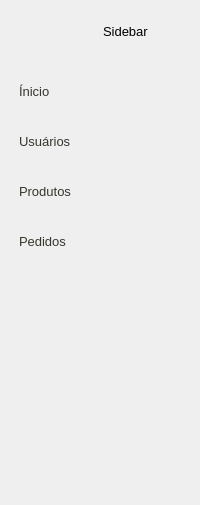
     <widget class="QWidget" name="sidebar_widget" native="true">
      <property name="maximumSize">
       <size>
        <width>200</width>
        <height>16777215</height>
       </size>
      </property>
      <property name="font">
       <font>
        <pointsize>10</pointsize>
       </font>
      </property>
      <property name="styleSheet">
       <string notr="true">QPushButton {
	text-align: left;
	color: #33372C;
	border: none;
	background-color: transparent;
	padding: 10px;
	border-radius: 5px;
}

QPushButton:checked {
	background-color: #F5FAFE;
	font-weight: bold;
}</string>
      </property>
      <layout class="QGridLayout" name="gridLayout_2">
       <property name="leftMargin">
        <number>9</number>
       </property>
       <property name="rightMargin">
        <number>9</number>
       </property>
       <property name="verticalSpacing">
        <number>20</number>
       </property>
       <item row="2" column="0">
        <spacer name="verticalSpacer_2">
         <property name="font">
          <font>
           <pointsize>10</pointsize>
          </font>
         </property>
         <property name="orientation">
          <enum>Qt::Orientation::Vertical</enum>
         </property>
         <property name="sizeHint" stdset="0">
          <size>
           <width>20</width>
           <height>233</height>
          </size>
         </property>
        </spacer>
       </item>
       <item row="0" column="0">
        <layout class="QHBoxLayout" name="horizontalLayout">
         <property name="spacing">
          <number>12</number>
         </property>
         <item>
          <spacer name="horizontalSpacer">
           <property name="font">
            <font>
             <pointsize>10</pointsize>
            </font>
           </property>
           <property name="orientation">
            <enum>Qt::Orientation::Horizontal</enum>
           </property>
           <property name="sizeHint" stdset="0">
            <size>
             <width>40</width>
             <height>20</height>
            </size>
           </property>
          </spacer>
         </item>
         <item>
          <widget class="QLabel" name="label_3">
           <property name="minimumSize">
            <size>
             <width>40</width>
             <height>40</height>
            </size>
           </property>
           <property name="maximumSize">
            <size>
             <width>40</width>
             <height>40</height>
            </size>
           </property>
           <property name="font">
            <font>
             <pointsize>10</pointsize>
            </font>
           </property>
           <property name="text">
            <string/>
           </property>
           <property name="pixmap">
            <pixmap resource="resource.qrc">:/icons/icons/logo.png</pixmap>
           </property>
           <property name="scaledContents">
            <bool>true</bool>
           </property>
          </widget>
         </item>
         <item>
          <widget class="QLabel" name="label_2">
           <property name="font">
            <font>
             <pointsize>10</pointsize>
            </font>
           </property>
           <property name="text">
            <string>Sidebar</string>
           </property>
          </widget>
         </item>
         <item>
          <spacer name="horizontalSpacer_2">
           <property name="font">
            <font>
             <pointsize>10</pointsize>
            </font>
           </property>
           <property name="orientation">
            <enum>Qt::Orientation::Horizontal</enum>
           </property>
           <property name="sizeHint" stdset="0">
            <size>
             <width>40</width>
             <height>20</height>
            </size>
           </property>
          </spacer>
         </item>
        </layout>
       </item>
       <item row="1" column="0">
        <layout class="QVBoxLayout" name="verticalLayout_2">
         <property name="spacing">
          <number>10</number>
         </property>
         <item>
          <widget class="QPushButton" name="home_btn_2">
           <property name="minimumSize">
            <size>
             <width>0</width>
             <height>40</height>
            </size>
           </property>
           <property name="font">
            <font>
             <pointsize>10</pointsize>
            </font>
           </property>
           <property name="text">
            <string>Ínicio</string>
           </property>
           <property name="icon">
            <iconset resource="resource.qrc">
             <normaloff>:/icons/icons/home.svg</normaloff>:/icons/icons/home.svg</iconset>
           </property>
           <property name="iconSize">
            <size>
             <width>20</width>
             <height>20</height>
            </size>
           </property>
           <property name="checkable">
            <bool>true</bool>
           </property>
           <property name="autoExclusive">
            <bool>true</bool>
           </property>
          </widget>
         </item>
         <item>
          <widget class="QPushButton" name="user_btn_2">
           <property name="minimumSize">
            <size>
             <width>0</width>
             <height>40</height>
            </size>
           </property>
           <property name="font">
            <font>
             <pointsize>10</pointsize>
            </font>
           </property>
           <property name="text">
            <string>Usuários</string>
           </property>
           <property name="icon">
            <iconset resource="resource.qrc">
             <normaloff>:/icons/icons/user.svg</normaloff>:/icons/icons/user.svg</iconset>
           </property>
           <property name="iconSize">
            <size>
             <width>20</width>
             <height>20</height>
            </size>
           </property>
           <property name="checkable">
            <bool>true</bool>
           </property>
           <property name="autoExclusive">
            <bool>true</bool>
           </property>
          </widget>
         </item>
         <item>
          <widget class="QPushButton" name="product_btn_2">
           <property name="minimumSize">
            <size>
             <width>0</width>
             <height>40</height>
            </size>
           </property>
           <property name="font">
            <font>
             <pointsize>10</pointsize>
            </font>
           </property>
           <property name="text">
            <string>Produtos</string>
           </property>
           <property name="icon">
            <iconset resource="resource.qrc">
             <normaloff>:/icons/icons/product.svg</normaloff>:/icons/icons/product.svg</iconset>
           </property>
           <property name="iconSize">
            <size>
             <width>20</width>
             <height>20</height>
            </size>
           </property>
           <property name="checkable">
            <bool>true</bool>
           </property>
           <property name="autoExclusive">
            <bool>true</bool>
           </property>
          </widget>
         </item>
         <item>
          <widget class="QPushButton" name="order_btn_2">
           <property name="minimumSize">
            <size>
             <width>0</width>
             <height>40</height>
            </size>
           </property>
           <property name="font">
            <font>
             <pointsize>10</pointsize>
            </font>
           </property>
           <property name="text">
            <string>Pedidos</string>
           </property>
           <property name="icon">
            <iconset resource="resource.qrc">
             <normaloff>:/icons/icons/order.svg</normaloff>:/icons/icons/order.svg</iconset>
           </property>
           <property name="iconSize">
            <size>
             <width>20</width>
             <height>20</height>
            </size>
           </property>
           <property name="checkable">
            <bool>true</bool>
           </property>
           <property name="autoExclusive">
            <bool>true</bool>
           </property>
          </widget>
         </item>
        </layout>
       </item>
      </layout>
     </widget>
